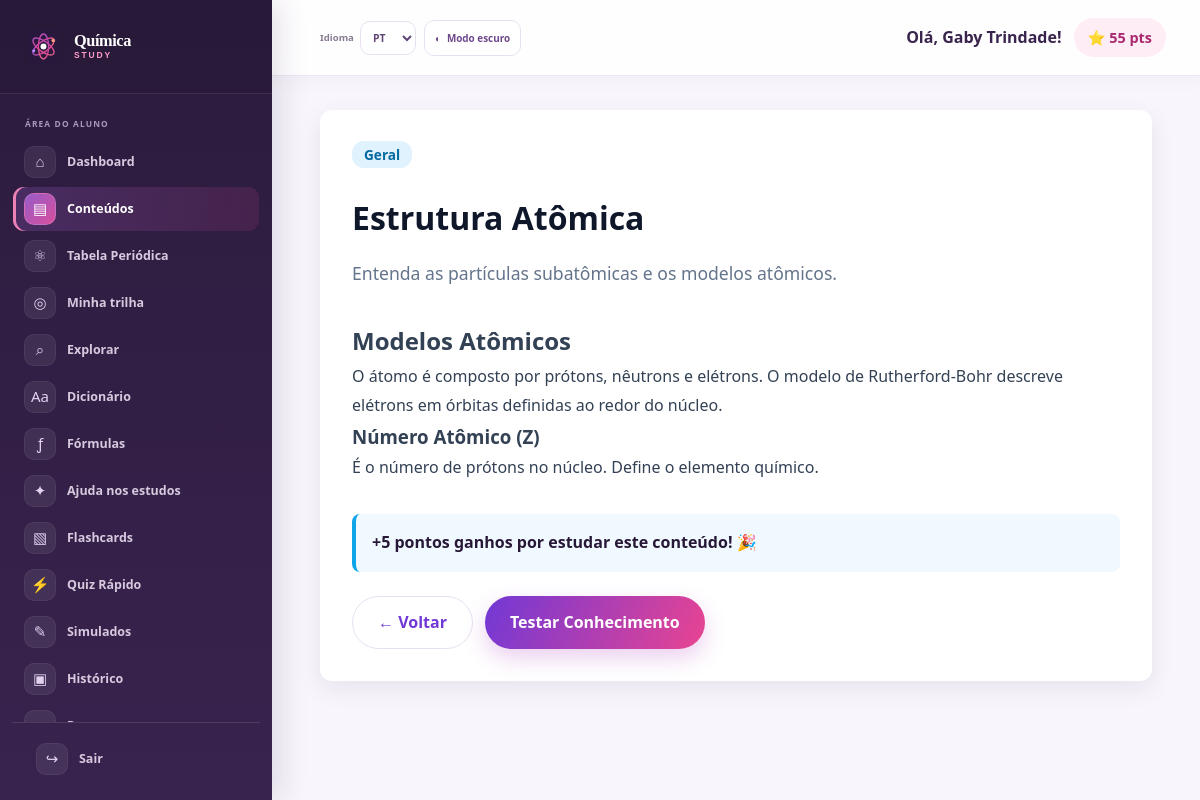
The page /aluno/conteudo.php?id=1 (signed in) on the database its author committed.
### tables this page shows
CREATE TABLE `usuarios` (
  `id` int(11) NOT NULL,
  `nome` varchar(100) NOT NULL,
  `email` varchar(100) NOT NULL,
  `senha` varchar(255) NOT NULL,
  `tipo` enum('aluno','admin') DEFAULT 'aluno',
  `pontos` int(11) DEFAULT 0,
  `criado_em` timestamp NOT NULL DEFAULT current_timestamp(),
  `avatar_key` varchar(20) NOT NULL DEFAULT 'atom',
  `foto_perfil` varchar(255) DEFAULT NULL
);

CREATE TABLE `conteudos` (
  `id` int(11) NOT NULL,
  `titulo` varchar(150) NOT NULL,
  `resumo` text NOT NULL,
  `conteudo_completo` longtext NOT NULL,
  `categoria` varchar(50) NOT NULL,
  `criado_em` timestamp NOT NULL DEFAULT current_timestamp()
);

### includes/auth.php (called while the page is built, shortened)
<?php
function getUsuarioLogado() {
    if (isset($_SESSION['usuario_id'])) {
        return [
            'id' => $_SESSION['usuario_id'],
            'nome' => $_SESSION['usuario_nome'],
            'tipo' => $_SESSION['usuario_tipo'],
            'pontos' => $_SESSION['usuario_pontos'] ?? 0
        ];
    }
    return null;
}
?>

### includes/funcoes.php (called while the page is built, shortened)
<?php
function escape($string) {
    return htmlspecialchars($string, ENT_QUOTES, 'UTF-8');
}
?>

### aluno/conteudo.php (the view, shortened to what this page needs)
<?php
require_once '../includes/header.php';
$conteudo_id = (int)($_GET['id'] ?? 0);
$stmt = $pdo->prepare("SELECT * FROM conteudos WHERE id = :id");
$stmt->execute(['id' => $conteudo_id]);
$conteudo = $stmt->fetch();
?>
<div style="background: white; padding: 32px; border-radius: 12px; box-shadow: var(--shadow);">
    <div style="margin-bottom: 24px;">
        <span style="background: #e0f2fe; color: #0369a1; padding: 4px 12px; border-radius: 12px; font-size: 0.85rem; font-weight: 600;"><?= escape($conteudo['categoria']) ?></span>
    </div>
    <h1 style="color: #0f172a; margin-bottom: 16px;"><?= escape($conteudo['titulo']) ?></h1>
    <p style="color: #64748b; font-size: 1.1rem; margin-bottom: 32px;"><?= escape($conteudo['resumo']) ?></p>
    <div style="line-height: 1.8; color: #334155;">
        <?= $conteudo['conteudo_completo'] ?>
    </div>
    <div style="margin-top: 32px; padding: 16px; background: #f0f9ff; border-radius: 8px; border-left: 4px solid #0ea5e9;">
        <strong>+5 pontos ganhos por estudar este conteúdo!</strong> 🎉
    </div>
    <div style="margin-top: 24px; display: flex; gap: 12px;">
        <a href="conteudos.php" class="btn btn-secondary">← Voltar</a>
        <a href="quiz.php?conteudo=<?= $conteudo_id ?>" class="btn btn-primary">Testar Conhecimento</a>
    </div>
</div>
<?php require_once '../includes/footer.php'; ?>

### includes/header.php (shortened to what this page needs)
<?php
require_once __DIR__ . '/auth.php';
require_once __DIR__ . '/conexao.php';
require_once __DIR__ . '/funcoes.php';
$usuario = getUsuarioLogado();
$pagina_atual = basename($_SERVER['PHP_SELF']);
$stmt_pts = $pdo->prepare("SELECT pontos, avatar_key, foto_perfil FROM usuarios WHERE id = :id");
$stmt_pts->execute(['id' => $usuario['id']]);
$usuario_perfil = $stmt_pts->fetch();
$pontos_atualizados = $usuario_perfil['pontos'];
$usuario['pontos'] = $pontos_atualizados;
$usuario['avatar_key'] = $usuario_perfil['avatar_key'];
$usuario['foto_perfil'] = $usuario_perfil['foto_perfil'];
?>
<!DOCTYPE html>
<html lang="pt-BR">
<head>
    <link rel="stylesheet" href="../css/style.css?v=20261010-preferences">
    <link rel="stylesheet" href="../css/dashboard.css?v=20261010-preferences">
    <link rel="stylesheet" href="../css/preferences.css?v=20261010-agenda-calendar">
</head>
<body class="dashboard-body student-app" data-user-role="<?= escape($usuario['tipo']) ?>">
    <div class="app-container">
        <aside class="sidebar" id="sidebar">
            <div class="sidebar-header">
                <a href="../aluno/dashboard.php" class="logo brand-logo"><img src="../assets/logo-chem.svg" alt=""><span class="brand-name">Química<span>STUDY</span></span></a>
            </div>
            <nav class="sidebar-nav">
                <a href="dashboard.php" class="nav-item <?= $pagina_atual == 'dashboard.php' ? 'active' : '' ?>">
                    <span class="icon">📊</span> Dashboard
                </a>
                <a href="conteudos.php" class="nav-item <?= in_array($pagina_atual, ['conteudos.php', 'conteudo.php']) ? 'active' : '' ?>">
                    <span class="icon">📚</span> Conteúdos
                </a>
                <a href="tabela-periodica.php" class="nav-item <?= $pagina_atual == 'tabela-periodica.php' ? 'active' : '' ?>">
                    <span class="icon">⚛️</span> Tabela Periódica
                </a>
                <a href="trilha.php" class="nav-item <?= $pagina_atual == 'trilha.php' ? 'active' : '' ?>"><span class="icon">◎</span> Minha trilha</a>
                <a href="explorar.php" class="nav-item <?= $pagina_atual == 'explorar.php' ? 'active' : '' ?>"><span class="icon">⌕</span> Explorar</a>
                <a href="dicionario.php" class="nav-item <?= $pagina_atual == 'dicionario.php' ? 'active' : '' ?>"><span class="icon">Aa</span> Dicionário</a>
                <a href="formulas.php" class="nav-item <?= $pagina_atual == 'formulas.php' ? 'active' : '' ?>"><span class="icon">ƒ</span> Fórmulas</a>
                <a href="chat.php" class="nav-item <?= $pagina_atual == 'chat.php' ? 'active' : '' ?>"><span class="icon">✦</span> Ajuda nos estudos</a>
                <a href="flashcards.php" class="nav-item <?= $pagina_atual == 'flashcards.php' ? 'active' : '' ?>">
                    <span class="icon">🧠</span> Flashcards
                </a>
                <a href="quiz.php" class="nav-item <?= $pagina_atual == 'quiz.php' ? 'active' : '' ?>">
                    <span class="icon">⚡</span> Quiz Rápido
                </a>
                <a href="simulados.php" class="nav-item <?= in_array($pagina_atual, ['simulados.php', 'simulado.php', 'resultado.php']) ? 'active' : '' ?>">
                    <span class="icon">📝</span> Simulados
                </a>
                <a href="historico.php" class="nav-item <?= $pagina_atual == 'historico.php' ? 'active' : '' ?>">
                    <span class="icon">📜</span> Histórico
                </a>
                <a href="progresso.php" class="nav-item <?= $pagina_atual == 'progresso.php' ? 'active' : '' ?>">
                    <span class="icon">📈</span> Progresso
                </a>
            </nav>
            <div class="sidebar-footer">
                <a href="../logout.php" class="nav-item logout">
                    <span class="icon">🚪</span> Sair
                </a>
            </div>
        </aside>
        <main class="main-content">
            <header class="topbar">
                <div class="appearance-controls"><label for="language-select" class="language-control"><span>Idioma</span><select id="language-select" aria-label="Idioma"><option value="pt">PT</option><option value="en">EN</option><option value="es">ES</option></select></label><button type="button" class="theme-toggle" id="theme-toggle" aria-label="Alternar tema" aria-pressed="false"><span aria-hidden="true">◐</span><span id="theme-label">Modo escuro</span></button></div>
                <div class="user-info">
                    <span class="user-name">Olá, <?= escape($usuario['nome']) ?>!</span>
                    <span class="user-points">⭐ <?= $usuario['pontos'] ?> pts</span>
                </div>
            </header>
            <div class="content-wrapper">

### css/style.css (style rules this page uses)
:root { --primary: #0ea5e9; --primary-dark: #0284c7; --secondary: #10b981; --accent: #f59e0b; --dark: #0f172a; --dark-light: #1e293b; --light: #f8fafc; --gray: #64748b; --danger: #ef4444; --radius: 12px; --shadow: 0 4px 6px -1px rgba(0, 0, 0, 0.1), 0 2px 4px -1px rgba(0, 0, 0, 0.06); --shadow-lg: 0 10px 15px -3px rgba(0, 0, 0, 0.1), 0 4px 6px -2px rgba(0, 0, 0, 0.05); }
* { margin: 0; padding: 0; box-sizing: border-box; font-family: 'Segoe UI', system-ui, sans-serif; }
body { background-color: var(--light); color: var(--dark); line-height: 1.6; }
.btn { display: inline-flex; align-items: center; justify-content: center; padding: 12px 24px; border-radius: var(--radius); font-weight: 600; text-decoration: none; border: none; cursor: pointer; transition: all 0.3s ease; font-size: 1rem; }
.btn-primary { background-color: var(--primary); color: white; }
.btn-secondary { background-color: white; color: var(--primary); border: 2px solid var(--primary); }
.logo { font-size: 1.5rem; font-weight: 800; color: var(--dark); text-decoration: none; display: flex; align-items: center; gap: 8px; }
.logo span { color: var(--primary); }
.brand-logo { gap: 10px; font-size: 1.08rem !important; }
.brand-logo img { width: 39px; height: 39px; }
.brand-logo > span { color: #fff !important; }
.brand-logo > span > span { color: #f28ab9 !important; }
.brand-logo .brand-name { display: grid; gap: 1px; color: #fff !important; font: 700 1.02rem/1.05 Georgia, 'Times New Roman', serif; letter-spacing: -.025em; }
.brand-logo .brand-name > span { color: #f28ab9 !important; font: 800 .53rem/1.2 Arial, sans-serif; letter-spacing: .22em; }
:root { --primary: #7138d5; --primary-dark: #5924b4; --secondary: #e94491; --accent: #ffb454; --dark: #281838; --dark-light: #432559; --light: #fbf8ff; --gray: #74677f; --danger: #d83c66; --radius: 18px; --shadow: 0 8px 24px rgba(48, 25, 72, .08); --shadow-lg: 0 22px 60px rgba(48, 25, 72, .16); }
body { background: #fbf8ff; color: #281838; }
.btn { border-radius: 999px; padding: 13px 25px; font-weight: 700; }
.btn-primary { color: #fff; background: linear-gradient(115deg, #7138d5, #e94491); box-shadow: 0 9px 22px rgba(174, 65, 193, .25); }
.btn-secondary { color: #7138d5; background: #fff; border: 1px solid #e8dff2; }
.logo { color: #281838; letter-spacing: -.04em; }
.logo span { color: #e94491; }

### rows shown on the page
usuarios: pontos "55"
conteudos: categoria "Geral", titulo "Estrutura Atômica", resumo "Entenda as partículas subatômicas e os modelos atômicos.", conteudo_completo "Modelos Atômicos O átomo é composto por prótons, nêutrons e elétrons. O modelo de Rutherford-Bohr descreve elétrons em órbitas definidas ao redor do núcleo. Número Atômico (Z) É o número de prótons no núcleo. Define o elemento químico."

### other values the page prints
$usuario['nome'] "Gaby Trindade"
